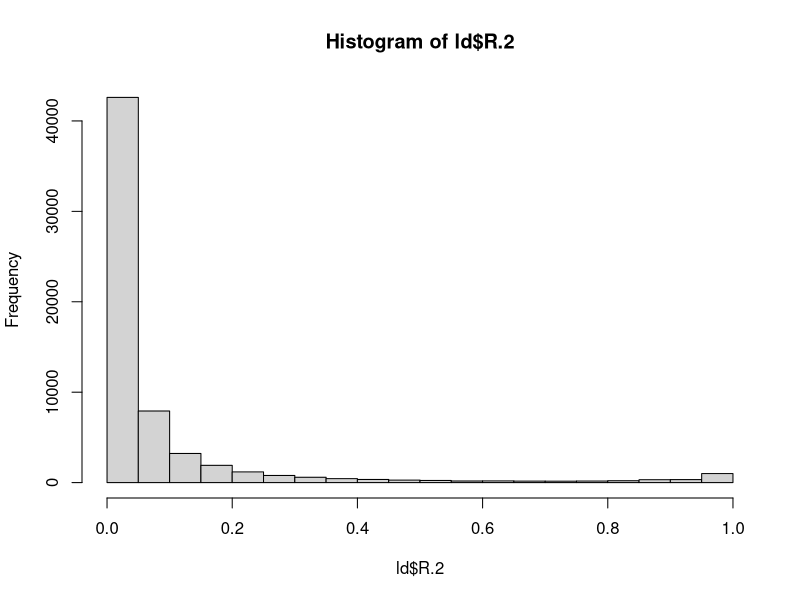

Write the R code that produced this figure. (Note: this script raises an error after producing the figure.)
### KE Lotterhos
### 20181024
### plot moving average

setwd("/Users/katie/Desktop/OysterGenomeProject/popstructureOutliers/LDanalysis")

ld <- read.csv("geno_ld_window_5000-5000.csv")

str(ld)
ld$R.2 <- as.numeric(as.character(ld$R.2))
chrs <- levels(ld$CHR)

hist(ld$R.2)


for (i in 1:length(chrs)){

  ld_sub <- ld %>% filter(CHR==chrs[i])
  ld_sub <- ld_sub[order(ld_sub$POS1),]
  cat(chrs[i], "Number loci in LD calculation:", nrow(ld_sub), "\n")
  window_size <- 10000
  ld_sub$movave <- mov_ave(ld_sub$POS1, ld_sub$R.2,  window_size)

  d <- ggplot(ld_sub, aes(POS1, R.2))
  d2 <- ggplot(ld_sub, aes(POS1, movave))
  
  pdf(paste0(chrs[i],"_LDplot_5000-5000_",nrow(ld_sub),".pdf"), width=20, height=5)
  layout(1)
  par(mar=c(3,4,3,1))
  #plot(ld_sub$POS1, ld_sub$R.2)
  print(d + geom_hex(binwidth = c(200000, 0.05)) + 
    labs(x=paste(chrs[i], nrow(ld_sub)), 
         y = "R^2 for 5000-5000") +
    ylim(c(0,1))
  )
  # first element of bin width is bp
  
  #plot(ld_sub$POS1, ld_sub$movave, pch=19, col=rgb(0,0,1,0.1),
  #     main = paste(i, chrs[i]))
  print(d2 + geom_hex(binwidth = c(200000, 0.05)) +
  labs(x=paste(chrs[i], nrow(ld_sub)), 
       y = paste("R^2 for 5000-5000 moving window",
                              window_size)) +
    ylim(c(0,1))
  )
  
  dev.off()
}


###


mov_ave <- function(x_pos, y_response, window_size_bp){
  
  getmeanwindow <- function(j){
    lower <- (x_pos[j]-window_size_bp)
    upper <- (x_pos[j]+window_size_bp)
    return(mean(y_response[which( x_pos < upper & x_pos > lower)]))
  }
  
  return(sapply(1:length(x_pos), getmeanwindow))
}


